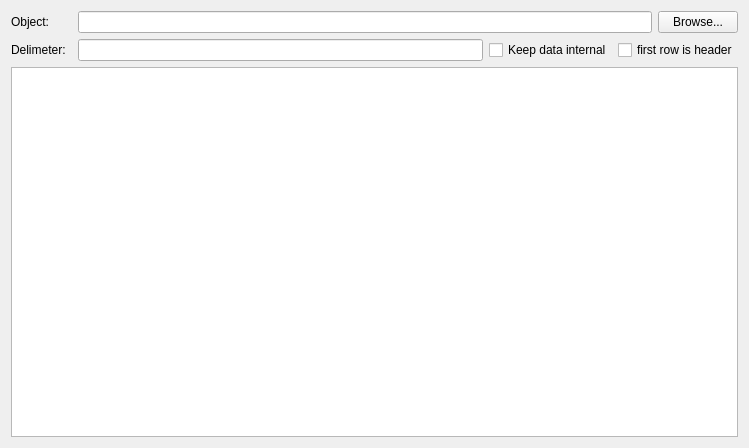
<?xml version="1.0" encoding="UTF-8"?>
<ui version="4.0">
 <class>CsvDatasetHelper</class>
 <widget class="QWidget" name="CsvDatasetHelper">
  <property name="geometry">
   <rect>
    <x>0</x>
    <y>0</y>
    <width>749</width>
    <height>448</height>
   </rect>
  </property>
  <property name="windowTitle">
   <string>Form</string>
  </property>
  <layout class="QGridLayout" name="gridLayout">
   <item row="0" column="0" colspan="2">
    <widget class="QLabel" name="label">
     <property name="text">
      <string>Object:</string>
     </property>
    </widget>
   </item>
   <item row="0" column="2" colspan="3">
    <widget class="QLineEdit" name="leFileName">
     <property name="sizePolicy">
      <sizepolicy hsizetype="MinimumExpanding" vsizetype="Fixed">
       <horstretch>0</horstretch>
       <verstretch>0</verstretch>
      </sizepolicy>
     </property>
    </widget>
   </item>
   <item row="0" column="5">
    <widget class="QPushButton" name="bBrowse">
     <property name="toolTip">
      <string>Select file for import</string>
     </property>
     <property name="text">
      <string>Browse...</string>
     </property>
    </widget>
   </item>
   <item row="1" column="0">
    <widget class="QLabel" name="label_2">
     <property name="sizePolicy">
      <sizepolicy hsizetype="Maximum" vsizetype="Preferred">
       <horstretch>0</horstretch>
       <verstretch>0</verstretch>
      </sizepolicy>
     </property>
     <property name="text">
      <string>Delimeter:</string>
     </property>
    </widget>
   </item>
   <item row="1" column="3">
    <widget class="QCheckBox" name="cbKeepData">
     <property name="text">
      <string>Keep data internal</string>
     </property>
    </widget>
   </item>
   <item row="1" column="4" colspan="2">
    <widget class="QCheckBox" name="cbFirstRowIsHeader">
     <property name="text">
      <string>first row is header</string>
     </property>
    </widget>
   </item>
   <item row="1" column="2">
    <widget class="QLineEdit" name="leDelimeter">
     <property name="sizePolicy">
      <sizepolicy hsizetype="MinimumExpanding" vsizetype="Fixed">
       <horstretch>0</horstretch>
       <verstretch>0</verstretch>
      </sizepolicy>
     </property>
    </widget>
   </item>
   <item row="2" column="0" colspan="6">
    <widget class="QPlainTextEdit" name="text"/>
   </item>
  </layout>
 </widget>
 <resources/>
 <connections/>
</ui>
